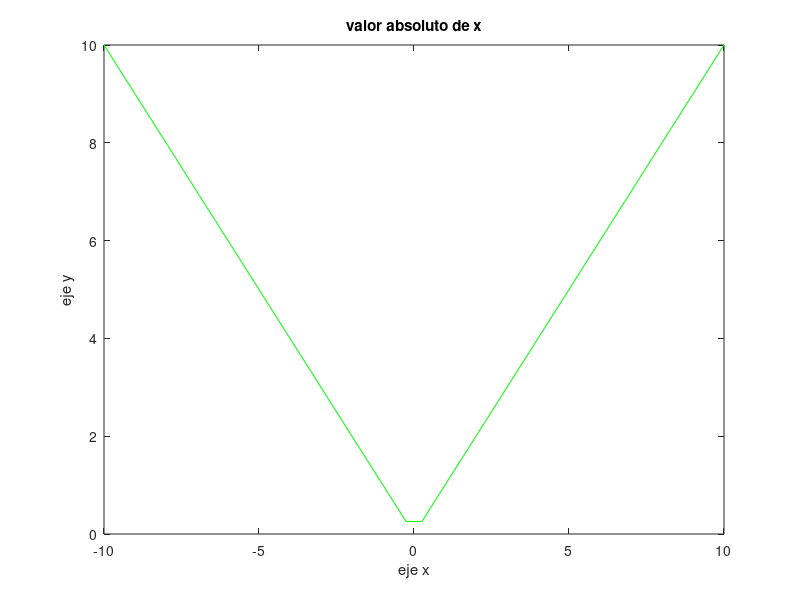
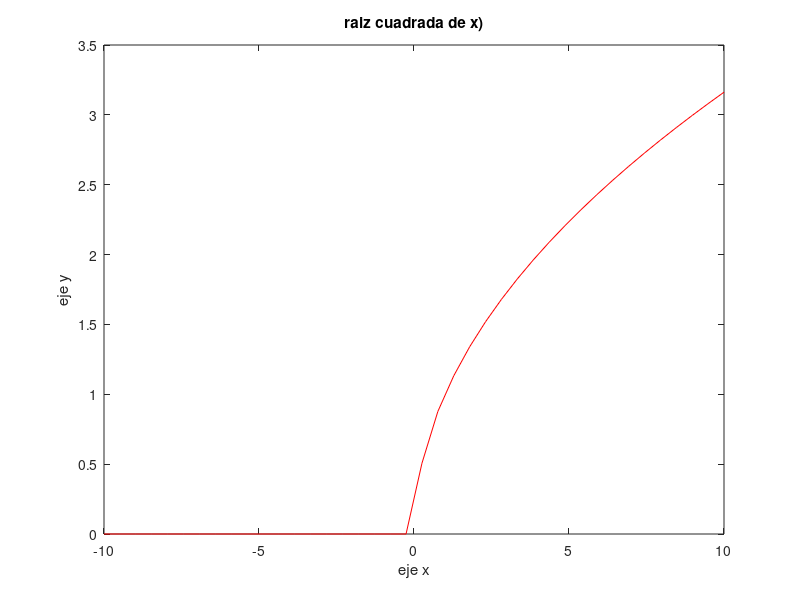
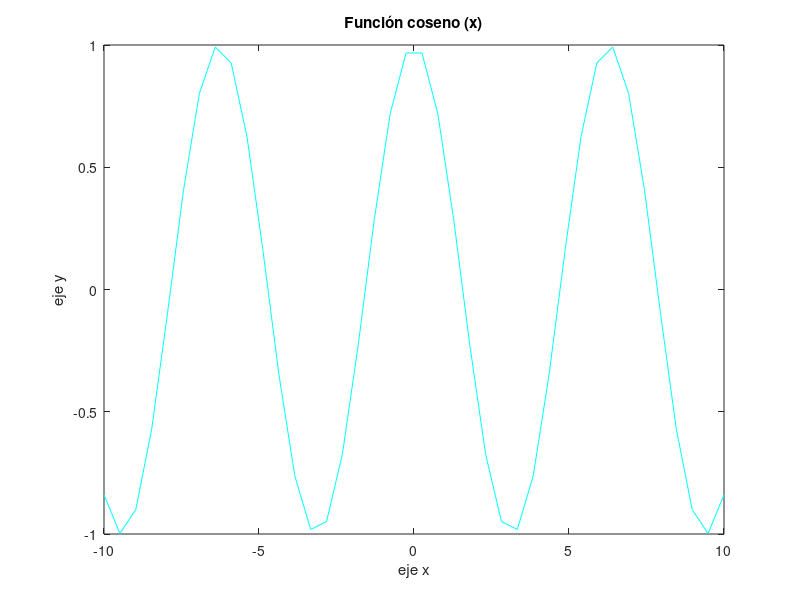
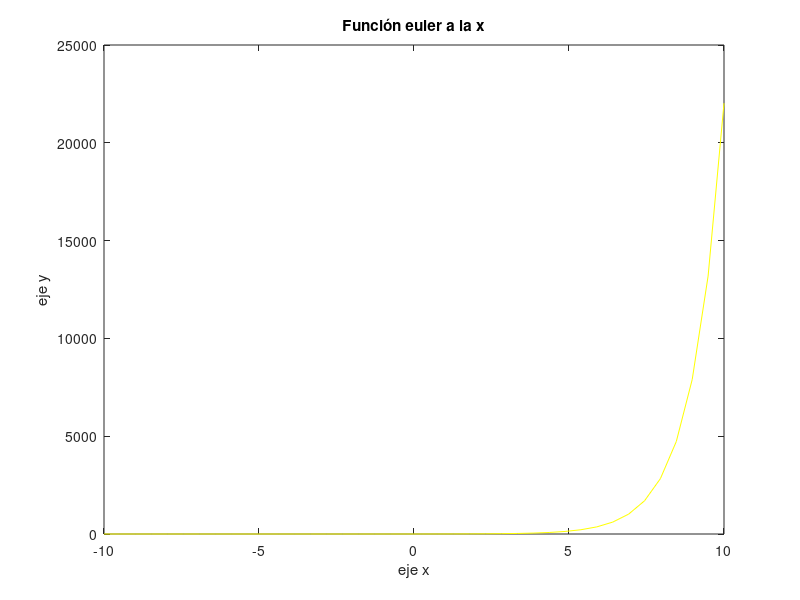

These charts were generated, in order, by the following MATLAB code:
x=linspace(-10,10,40);
y=abs(x);
z=sqrt(x);
a=cos(x);
b=exp(x);
c=log10(x);
figure(2);
plot(x,y,"g");
title('valor absoluto de x');
xlabel('eje x');
ylabel('eje y');

figure(3)
plot(x,z,"r");
title('raiz cuadrada de x)');
xlabel('eje x');
ylabel('eje y');

figure(4)
plot(x,a,"c");
title('Función coseno (x)');
xlabel('eje x');
ylabel('eje y');

figure(5)
plot(x,b,"y");
title('Función euler a la x');
xlabel('eje x');
ylabel('eje y');

figure(6)
plot(x,c,"b");
title('Función logaritmo en base 10 de x');
xlabel('eje x');
ylabel('eje y');